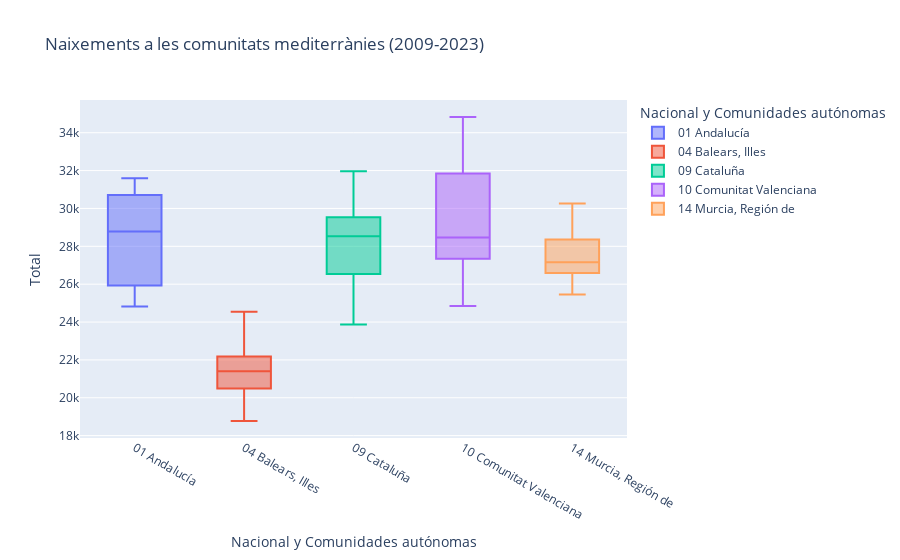

Source (notebook cell):
### Code cell
mediterraneo = data[(data['Edad de la madre'].notna()) & (data['Periodo'] >= 2009) & (data['Periodo'] <= 2023)].copy()
mediterraneo = mediterraneo[mediterraneo['Nacional y Comunidades autónomas'].isin(comunidades_mediterraneas)]
mediterraneo = mediterraneo.groupby(['Periodo','Nacional y Comunidades autónomas'])['Total'].sum().reset_index()
px.box(mediterraneo, x="Nacional y Comunidades autónomas", y ="Total", color="Nacional y Comunidades autónomas",title='Naixements a les comunitats mediterrànies (2009-2023)')

### Figure 1 — Plotly figure (JSON) as saved in the notebook; plotly's stock layout.template omitted (floating-point values rounded to 4 significant figures)
{"data": [{"alignmentgroup": "True", "hovertemplate": "Nacional y Comunidades autónomas=%{x}<br>Total=%{y}<extra></extra>", "legendgroup": "01 Andalucía", "marker": {"color": "#636efa"}, "name": "01 Andalucía", "notched": false, "offsetgroup": "01 Andalucía", "orientation": "v", "showlegend": true, "type": "box", "x": ["01 Andalucía", "01 Andalucía", "01 Andalucía", "01 Andalucía", "01 Andalucía", "01 Andalucía", "01 Andalucía", "01 Andalucía", "01 Andalucía", "01 Andalucía", "01 Andalucía", "01 Andalucía", "01 Andalucía", "01 Andalucía", "01 Andalucía"], "x0": " ", "xaxis": "x", "y": [25870.0, 26130.0, 24820.0, 25580.0, 25390.0, 26780.0, 26490.0, 28780.0, 29450.0, 29780.0, 31080.0, 30280.0, 31590.0, 30850.0, 31280.0], "y0": " ", "yaxis": "y"}, {"alignmentgroup": "True", "hovertemplate": "Nacional y Comunidades autónomas=%{x}<br>Total=%{y}<extra></extra>", "legendgroup": "04 Balears, Illes", "marker": {"color": "#EF553B"}, "name": "04 Balears, Illes", "notched": false, "offsetgroup": "04 Balears, Illes", "orientation": "v", "showlegend": true, "type": "box", "x": ["04 Balears, Illes", "04 Balears, Illes", "04 Balears, Illes", "04 Balears, Illes", "04 Balears, Illes", "04 Balears, Illes", "04 Balears, Illes", "04 Balears, Illes", "04 Balears, Illes", "04 Balears, Illes", "04 Balears, Illes", "04 Balears, Illes", "04 Balears, Illes", "04 Balears, Illes", "04 Balears, Illes"], "x0": " ", "xaxis": "x", "y": [24540.0, 24380.0, 22910.0, 22350.0, 21400.0, 21680.0, 21600.0, 21610.0, 20960.0, 20960.0, 20750.0, 19320.0, 20400.0, 19490.0, 18770.0], "y0": " ", "yaxis": "y"}, {"alignmentgroup": "True", "hovertemplate": "Nacional y Comunidades autónomas=%{x}<br>Total=%{y}<extra></extra>", "legendgroup": "09 Cataluña", "marker": {"color": "#00cc96"}, "name": "09 Cataluña", "notched": false, "offsetgroup": "09 Cataluña", "orientation": "v", "showlegend": true, "type": "box", "x": ["09 Cataluña", "09 Cataluña", "09 Cataluña", "09 Cataluña", "09 Cataluña", "09 Cataluña", "09 Cataluña", "09 Cataluña", "09 Cataluña", "09 Cataluña", "09 Cataluña", "09 Cataluña", "09 Cataluña", "09 Cataluña", "09 Cataluña"], "x0": " ", "xaxis": "x", "y": [24700.0, 25660.0, 23870.0, 26280.0, 27340.0, 27410.0, 27650.0, 28530.0, 29530.0, 28620.0, 29540.0, 29160.0, 30080.0, 31970.0, 30180.0], "y0": " ", "yaxis": "y"}, {"alignmentgroup": "True", "hovertemplate": "Nacional y Comunidades autónomas=%{x}<br>Total=%{y}<extra></extra>", "legendgroup": "10 Comunitat Valenciana", "marker": {"color": "#ab63fa"}, "name": "10 Comunitat Valenciana", "notched": false, "offsetgroup": "10 Comunitat Valenciana", "orientation": "v", "showlegend": true, "type": "box", "x": ["10 Comunitat Valenciana", "10 Comunitat Valenciana", "10 Comunitat Valenciana", "10 Comunitat Valenciana", "10 Comunitat Valenciana", "10 Comunitat Valenciana", "10 Comunitat Valenciana", "10 Comunitat Valenciana", "10 Comunitat Valenciana", "10 Comunitat Valenciana", "10 Comunitat Valenciana", "10 Comunitat Valenciana", "10 Comunitat Valenciana", "10 Comunitat Valenciana", "10 Comunitat Valenciana"], "x0": " ", "xaxis": "x", "y": [28900.0, 27530.0, 26630.0, 27750.0, 27290.0, 24850.0, 25530.0, 28470.0, 28340.0, 30340.0, 31420.0, 33640.0, 32000.0, 34840.0, 34730.0], "y0": " ", "yaxis": "y"}, {"alignmentgroup": "True", "hovertemplate": "Nacional y Comunidades autónomas=%{x}<br>Total=%{y}<extra></extra>", "legendgroup": "14 Murcia, Región de", "marker": {"color": "#FFA15A"}, "name": "14 Murcia, Región de", "notched": false, "offsetgroup": "14 Murcia, Región de", "orientation": "v", "showlegend": true, "type": "box", "x": ["14 Murcia, Región de", "14 Murcia, Región de", "14 Murcia, Región de", "14 Murcia, Región de", "14 Murcia, Región de", "14 Murcia, Región de", "14 Murcia, Región de", "14 Murcia, Región de", "14 Murcia, Región de", "14 Murcia, Región de", "14 Murcia, Región de", "14 Murcia, Región de", "14 Murcia, Región de", "14 Murcia, Región de", "14 Murcia, Región de"], "x0": " ", "xaxis": "x", "y": [28000.0, 28110.0, 27160.0, 26950.0, 26030.0, 25450.0, 26030.0, 26530.0, 26800.0, 30270.0, 29520.0, 28450.0, 28650.0, 27820.0, 26750.0], "y0": " ", "yaxis": "y"}], "layout": {"boxmode": "overlay", "legend": {"title": {"text": "Nacional y Comunidades autónomas"}, "tracegroupgap": 0}, "title": {"text": "Naixements a les comunitats mediterrànies (2009-2023)"}, "xaxis": {"anchor": "y", "categoryarray": ["01 Andalucía", "04 Balears, Illes", "09 Cataluña", "10 Comunitat Valenciana", "14 Murcia, Región de"], "categoryorder": "array", "domain": [0, 1], "title": {"text": "Nacional y Comunidades autónomas"}}, "yaxis": {"anchor": "x", "domain": [0, 1], "title": {"text": "Total"}}}}
